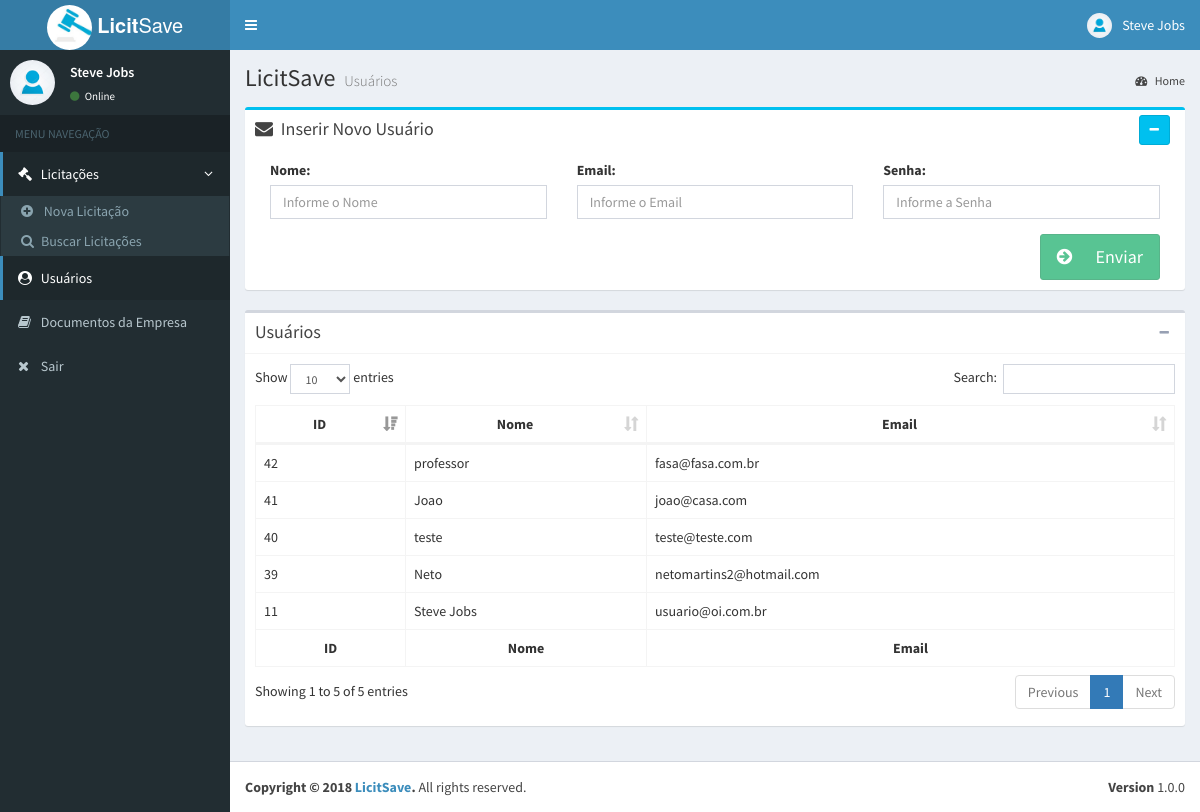
Page /app/usuarios.php (signed in) on the committed database.
### tables this page shows
CREATE TABLE IF NOT EXISTS `usuarios` (
  `id` int(11) NOT NULL AUTO_INCREMENT,
  `nome` varchar(220) NOT NULL,
  `email` varchar(520) NOT NULL,
  `senha` varchar(50) NOT NULL,
  `situacoe_id` int(11) NOT NULL DEFAULT '0',
  `niveis_acesso_id` int(11) NOT NULL,
  `dias` longtext NOT NULL,
  `envios` int(200) NOT NULL,
  `created` datetime NOT NULL,
  `modified` datetime DEFAULT NULL,
  PRIMARY KEY (`id`)
);

### app/usuarios.php (the view, shortened to what this page needs)
<?php
include_once("../conexao.php");
?>
<!DOCTYPE html>
<html>
<head>
  <link rel="stylesheet" href="bootstrap/css/bootstrap.min.css">
  <link rel="stylesheet" href="https://cdnjs.cloudflare.com/ajax/libs/font-awesome/4.5.0/css/font-awesome.min.css">
  <link rel="stylesheet" href="https://cdnjs.cloudflare.com/ajax/libs/ionicons/2.0.1/css/ionicons.min.css">
  <link rel="stylesheet" href="dist/css/AdminLTE.min.css">
  <link rel="stylesheet" href="dist/css/skins/_all-skins.min.css">
  <link rel="stylesheet" href="plugins/iCheck/flat/blue.css">
  <link rel="stylesheet" href="plugins/morris/morris.css">
  <link rel="stylesheet" href="plugins/jvectormap/jquery-jvectormap-1.2.2.css">
  <link rel="stylesheet" href="plugins/datepicker/datepicker3.css">
  <link rel="stylesheet" href="plugins/daterangepicker/daterangepicker.css">
  <link rel="stylesheet" href="plugins/bootstrap-wysihtml5/bootstrap3-wysihtml5.min.css">
  <link rel="stylesheet" href="plugins/datatables/dataTables.bootstrap.css">
</head>
<body class="hold-transition skin-blue sidebar-mini">
<div class="wrapper">
  <header class="main-header">
    <a href="index.php" class="logo">
        <img src="../imagens/licitacao2.jpg" width="45" height="45" class="img-circle" alt="User Image"> <b>Licit</b>Save</span>
    </a>
    <nav class="navbar navbar-static-top">
      <a href="index.php" class="sidebar-toggle" data-toggle="offcanvas" role="button">
      </a>
      <div class="navbar-custom-menu">
        <ul class="nav navbar-nav">
          <li class="dropdown user user-menu">
            <a href="#" class="dropdown-toggle" data-toggle="dropdown">
              <img src="../imagens/usuario.jpg" class="user-image" alt="User Image">
              <span class="hidden-xs"><?php echo $_SESSION['usuarioNome']; ?></span>
            </a>
          </li>
        </ul>
      </div>
    </nav>
  </header>
  <aside class="main-sidebar">
    <section class="sidebar">
      <div class="user-panel">
        <div class="pull-left image">
          <img src="../imagens/usuario.jpg" class="img-circle" alt="User Image">
        </div>
        <div class="pull-left info">
          <p><?php echo $_SESSION['usuarioNome']; ?></p>
          <a href="#"><i class="fa fa-circle text-success"></i> Online</a>
        </div>
      </div>
      <ul class="sidebar-menu">
        <li class="header">MENU NAVEGAÇÃO</li>
        <li class="active treeview">
          <a href="#">
            <i class="fa fa-gavel"></i> <span>Licitações</span>
            <span class="pull-right-container">
              <i class="fa fa-angle-left pull-right"></i>
            </span>
          </a>
          <ul class="treeview-menu">
            <li><a href="novalicitacao.php"><i class="fa fa-plus-circle"></i> Nova Licitação</a></li>
            <li><a href="licitacoes.php"><i class="fa fa-search"></i>Buscar Licitações</a></li>
          </ul>
		  <li class="active"><a href="usuarios.php"><i class="fa fa-user-circle"></i> Usuários</a></li>
		  <li><a href="documentos.php"><i class="fa fa-book"></i> Documentos da Empresa</a></li>
		  <li><a href="../logout.php"><i class="fa fa-times"></i> Sair</a></li>
        </li>
      </ul>
    </section>
  </aside>
  <div class="content-wrapper">
    <section class="content-header">
      <h1>
        LicitSave
        <small>Usuários</small>
      </h1>
      <ol class="breadcrumb">
        <li><a href="index"><i class="fa fa-dashboard"></i> Home</a></li>
      </ol>
    </section>
    <section class="content">
      <div class="row">
       <div class="col-lg-3 col-xs-6">
        </div>
      </div>
      <div class="row">
		<div class="col-md-12">
		<div class="box box-info">
            <div class="box-header">
              <i class="fa fa-envelope"></i>
              <h3 class="box-title">Inserir Novo Usuário</h3>
              <div class="pull-right box-tools">
				  <button type="button" class="btn btn-info btn-sm" data-widget="collapse" data-toggle="tooltip" title="Collapse" style="margin-right: 5px;">
                  <i class="fa fa-minus"></i></button>
              </div>
            </div>
            <div class="box-body">
		<div class="col-md-12">
                        <form role="form" id="contactForm" data-toggle="validator" class="shake">
                            <div class="row">
                                <div class="col-md-4">
                                    <div class="form-group">
                                        <label>Nome:</label>
                                        <input type="text" class="form-control" id="nome" name="nome" placeholder="Informe o Nome" required="">
                                    </div>
                                </div>
                                <div class="col-md-4">
                                    <div class="form-group">
                                        <label>Email:</label>
                                        <input type="text" class="form-control" id="email" name="email" placeholder="Informe o Email" required="">
                                    </div>
                                </div>
                                <div class="col-md-4">
                                    <div class="form-group">
                                        <label>Senha:</label>
                                        <input type="text" class="form-control" id="senha" name="senha" placeholder="Informe a Senha" required="">
                                    </div>
                                </div>
                            </div>
							<button type="submit" id="form-submit" class="btn btn-success btn-lg pull-right ">
								<i class="fa fa-arrow-circle-right" id="seta_btnenviar"></i>
								Enviar
							</button>
                    </form></div>
					</div>
					</div>
					</div>
      </div>
	  <div class="row">
        <div class="col-md-12">
          <div class="box">
            <div class="box-header with-border">
              <h3 class="box-title">Usuários</h3>
              <div class="box-tools pull-right">
                <button type="button" class="btn btn-box-tool" data-widget="collapse"><i class="fa fa-minus"></i>
                </button>
              </div>
            </div>
            <div class="box-body">
              <table id="example1" class="table table-bordered table-hover">
                <thead>
                <tr>
                  <th style="text-align: center;">ID</th>
				  <th style="text-align: center;">Nome</th>
                  <th style="text-align: center;">Email</th>
                </tr>
                </thead>
                <tbody>
				<?php
					$result_usuario = "SELECT * FROM usuarios";
					$resultado_usuario = mysqli_query($conn, $result_usuario);
					while($resultado = mysqli_fetch_assoc($resultado_usuario)){
						$id = $resultado['id'];
						$nome = $resultado['nome'];
						$email = $resultado['email'];
				?>
				<tr>
                  <td><?php echo $id; ?></td>
                  <td><?php echo $nome; ?></td>
                  <td><?php echo $email; ?></td>
                </tr>
				<?php } ?>
                </tbody>
                <tfoot>
                <tr>
                  <th style="text-align: center;">ID</th>
				  <th style="text-align: center;">Nome</th>
                  <th style="text-align: center;">Email</th>
                </tr>
                </tfoot>
              </table>
            </div>
          </div>
        </div>
      </div>
    </section>
  </div>
  <footer class="main-footer">
    <div class="pull-right hidden-xs">
      <b>Version</b> 1.0.0
    </div>
    <strong>Copyright &copy; 2018 <a href="#">LicitSave</a>.</strong> All rights
    reserved.
  </footer>
</div>
</body>
</html>

### rows in the picture
usuarios: id "11", nome "Steve Jobs", email "usuario@oi.com.br"
usuarios: id "39", nome "Neto", email "netomartins2@hotmail.com"
usuarios: id "40", nome "teste", email "teste@teste.com"
usuarios: id "41", nome "Joao", email "joao@casa.com"
usuarios: id "42", nome "professor", email "fasa@fasa.com.br"

### other values in the picture
$_SESSION['usuarioNome'] "Steve Jobs"
